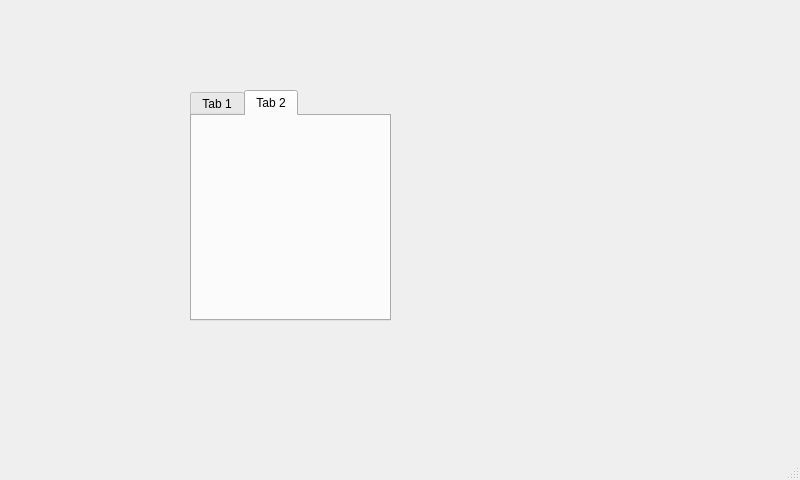
<?xml version="1.0" encoding="UTF-8"?>
<ui version="4.0">
 <class>MainWindow</class>
 <widget class="QMainWindow" name="MainWindow">
  <property name="geometry">
   <rect>
    <x>0</x>
    <y>0</y>
    <width>800</width>
    <height>480</height>
   </rect>
  </property>
  <property name="windowTitle">
   <string>MainWindow</string>
  </property>
  <widget class="QWidget" name="centralwidget">
   <widget class="QWidget" name="verticalLayoutWidget">
    <property name="geometry">
     <rect>
      <x>190</x>
      <y>90</y>
      <width>201</width>
      <height>231</height>
     </rect>
    </property>
    <layout class="QVBoxLayout" name="verticalLayout">
     <item>
      <widget class="QTabWidget" name="tabWidget">
       <property name="currentIndex">
        <number>1</number>
       </property>
       <widget class="QWidget" name="tab">
        <attribute name="title">
         <string>Tab 1</string>
        </attribute>
       </widget>
       <widget class="QWidget" name="tab_2">
        <attribute name="title">
         <string>Tab 2</string>
        </attribute>
       </widget>
      </widget>
     </item>
    </layout>
   </widget>
  </widget>
  <widget class="QMenuBar" name="menubar">
   <property name="geometry">
    <rect>
     <x>0</x>
     <y>0</y>
     <width>800</width>
     <height>19</height>
    </rect>
   </property>
  </widget>
  <widget class="QStatusBar" name="statusbar"/>
 </widget>
 <resources/>
 <connections/>
</ui>
